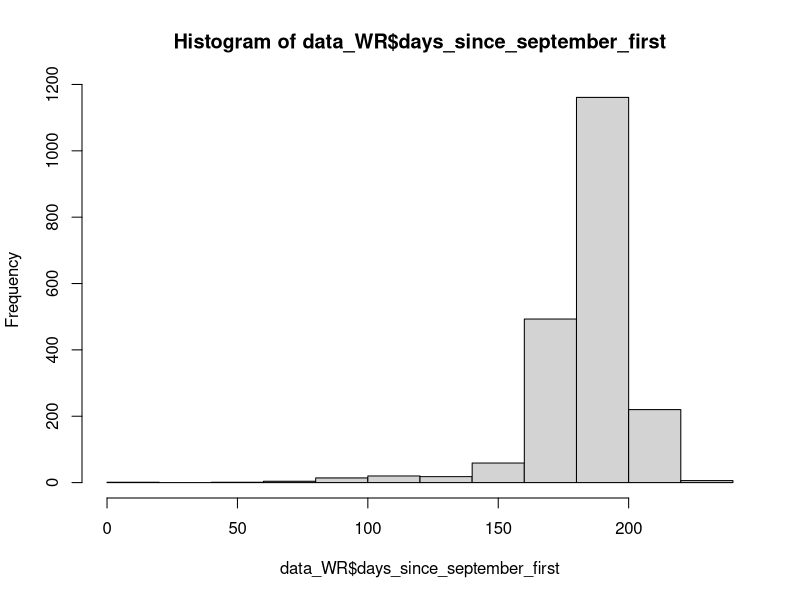

Write R code to recreate this figure.
setwd("~/GitHub/2023_OMR_PA_Salmon_Genetics")

library(tidyverse)
library(lubridate)

data_WR<-read_csv("output/Paired_Genetic_Data_Loss_Comparison_2023-01-17.csv")

str(data_WR)

data_WR <- data_WR %>% mutate(september_year = ifelse(month(SampleDate)>8,year(SampleDate),year(SampleDate)-1)) %>%
  mutate(september_first_last_year = as.Date(paste(september_year, "09", "01", sep = "-"))) %>%
  mutate(days_since_september_first=as.numeric(SampleDate - september_first_last_year))

data_WR_sum<- data.frame(quantile = scales::percent(c(0, 0.05, 0.1, 0.9, 0.95, 1.0)),
            date = quantile(data_WR$days_since_september_first, c(0, 0.05, 0.1, 0.9, 0.95, 1.0), type=1)) 

hist(data_WR$days_since_september_first)

new_data <- data.frame(
  quantile = c("mean", "median"),
  date = c(round(mean(data_WR$days_since_september_first)), median(data_WR$days_since_september_first)),
  stringsAsFactors = FALSE
)


# Add new rows using rbind
data_WR_sum_new <- rbind(data_WR_sum, new_data)

# Change to date

# Define September 1st of the previous year
september_first_2022 <- as.Date(paste("2022", "09", "01", sep = "-"))


# Convert the days back to month and day
data_WR_sum_new$new_date <- september_first_2022 + data_WR_sum_new$date

data_WR_sum_new<- data_WR_sum_new %>%
  arrange(date)

# Write csv
write.csv(data_WR_sum_new,file.path("output","date_distribution_geneticWR_salvage.csv"),row.names=F)
